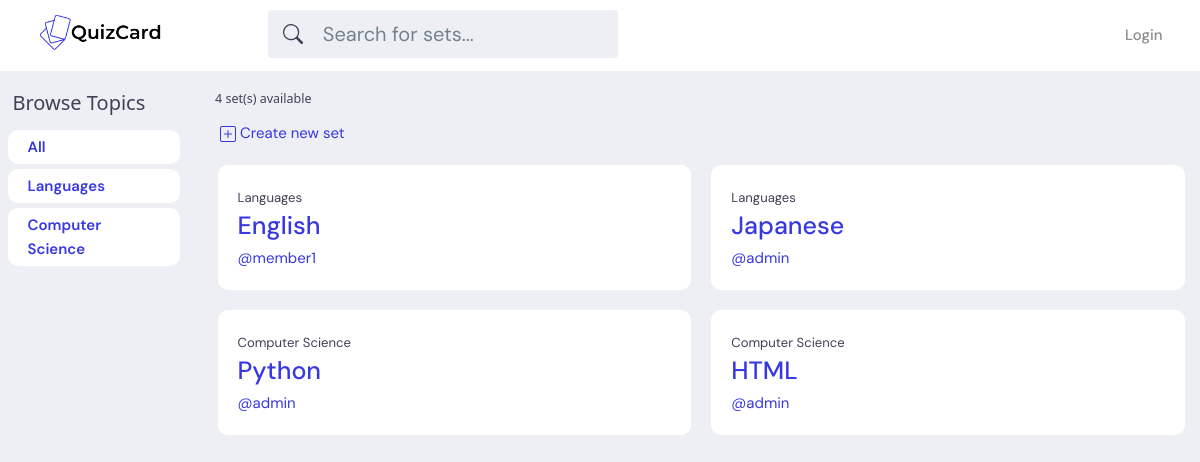
/, run on an earlier commit of the app's database.
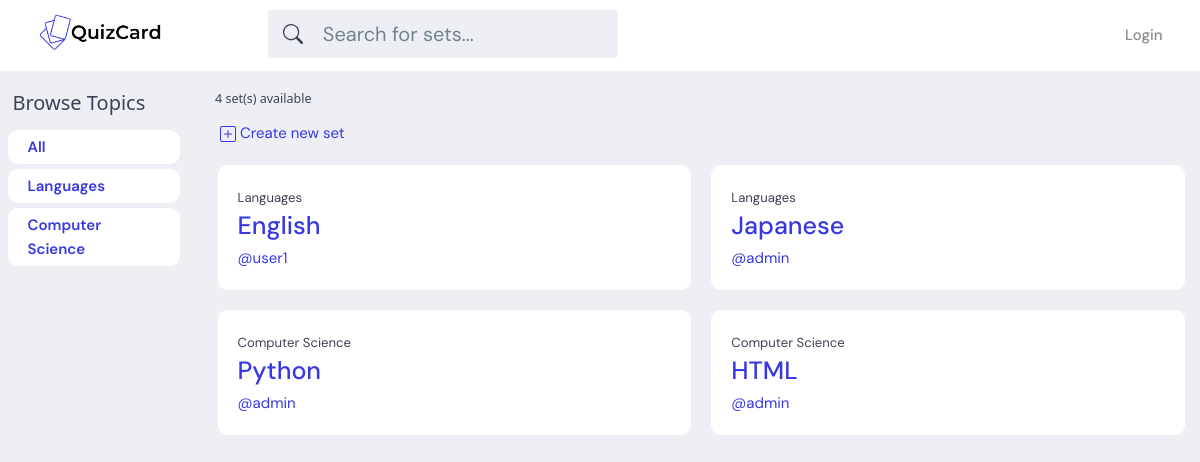
And on a later commit of the database.
### base/models.py (models this page shows, shortened)
class Set(models.Model):
    user = models.ForeignKey(User, on_delete=models.SET_NULL, null=True)
    topic = models.ForeignKey(Topic, on_delete=models.SET_NULL, null=True)
    name = models.CharField(max_length=200)
    updated = models.DateTimeField(auto_now=True)
    created = models.DateTimeField(auto_now_add=True)
    class Meta:
        ordering = ['-updated', '-created']

class Topic(models.Model):
    name = models.CharField(max_length=200)

### base/views.py (the view)
# urls.py: path('', views.home, name="home"),
def home(request):
    q = request.GET.get('q') if request.GET.get('q') != None else ''
    sets = Set.objects.filter(
        Q(topic__name__icontains=q) |
        Q(name__icontains=q)
        )
    topics = Topic.objects.all()
    set_count = sets.count()
    context = {'sets':sets, 'topics':topics, 'set_count':set_count}
    return render(request, 'base/home.html', context)

### base/templates/base/home.html
{% extends 'main.html' %}
{% block content %}
<div class="row">
    <div class="topic-container col-2">
        {% include 'base/topics_bar.html' %}
    </div>
    <div class="feed-container col-10">
        <h5>{{set_count}} set(s) available</h5>
        <a class="create-set" href="{% url 'create-set' %}">
            <svg href="{% url 'create-set' %}" xmlns="http://www.w3.org/2000/svg" width="16" height="16" fill="currentColor" class="bi bi-plus-square" viewBox="0 0 16 16">
                <path d="M14 1a1 1 0 0 1 1 1v12a1 1 0 0 1-1 1H2a1 1 0 0 1-1-1V2a1 1 0 0 1 1-1h12zM2 0a2 2 0 0 0-2 2v12a2 2 0 0 0 2 2h12a2 2 0 0 0 2-2V2a2 2 0 0 0-2-2H2z"/>
                <path d="M8 4a.5.5 0 0 1 .5.5v3h3a.5.5 0 0 1 0 1h-3v3a.5.5 0 0 1-1 0v-3h-3a.5.5 0 0 1 0-1h3v-3A.5.5 0 0 1 8 4z"/>
            </svg>
            Create new set
        </a>
        {% include 'base/feed.html' %}
    </div>
</div>
{% endblock content %}

### base/templates/base/feed.html (shortened to what this page needs)
<div class="row">
    {% for set in sets %}
        <div class="set-container col-6">
            <div class="set-box">
                <small>{{set.topic.name}}</small>
                <h1><a href="{% url 'set' set.id %}">{{set.name}}</a></h1>
                <a href="{% url 'user-profile' set.user.id %}">@{{set.user.username}}</a>
            </div>
        </div>
    {% endfor %}
</div>

What changed in the data, as far as the page shows it:
changed Set "English": user.username "member1" → "user1"
